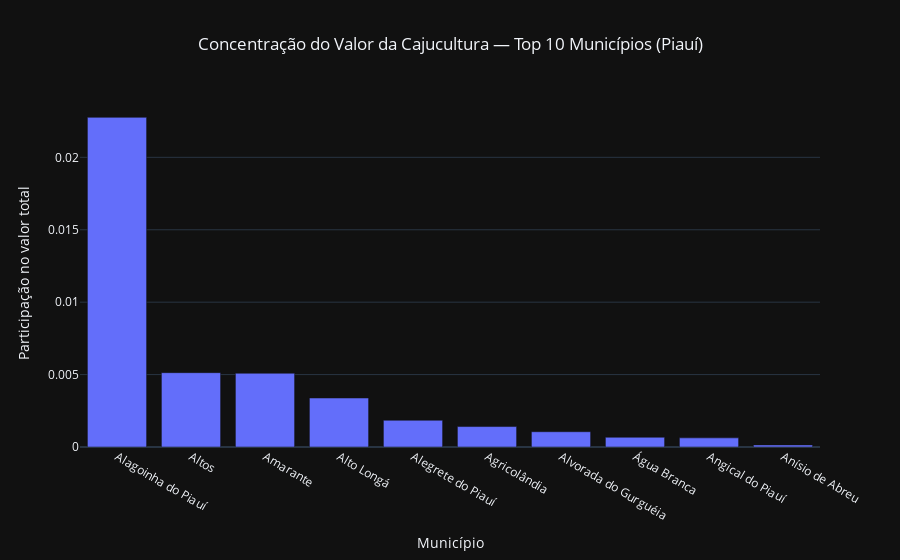

The code cell stored with this chart in its notebook:
### Markdown cell above
# VISUALIZAÇÕES (GRÁFICOS)

Agora transformamos isso em leitura visual clara.

### Code cell
# Visualização da concentração do valor da produção por município
top_valor = concentracao.sort_values(
    by="participacao_valor",
    ascending=False
).head(10)

fig = px.bar(
    top_valor,
    x="nome_municipio",
    y="participacao_valor",
    title="Concentração do Valor da Cajucultura — Top 10 Municípios (Piauí)",
    labels={
        "nome_municipio": "Município",
        "participacao_valor": "Participação no valor total"
    }
)

fig.update_layout(
    template="plotly_dark",
    title_x=0.5
)

fig.show()

### Figure 1 — Plotly figure (JSON) as saved in the notebook; plotly's stock layout.template omitted (floating-point values rounded to 4 significant figures)
{"data": [{"alignmentgroup": "True", "hovertemplate": "Município=%{x}<br>Participação no valor total=%{y}<extra></extra>", "legendgroup": "", "marker": {"color": "#636efa", "pattern": {"shape": ""}}, "name": "", "offsetgroup": "", "orientation": "v", "showlegend": false, "textposition": "auto", "type": "bar", "x": ["Alagoinha do Piauí", "Altos", "Amarante", "Alto Longá", "Alegrete do Piauí", "Agricolândia", "Alvorada do Gurguéia", "Água Branca", "Angical do Piauí", "Anísio de Abreu"], "xaxis": "x", "y": [0.02276, 0.005131, 0.005092, 0.003384, 0.001846, 0.001411, 0.001054, 0.0006721, 0.0006301, 0.0001445], "yaxis": "y"}], "layout": {"barmode": "relative", "legend": {"tracegroupgap": 0}, "title": {"text": "Concentração do Valor da Cajucultura — Top 10 Municípios (Piauí)", "x": 0.5}, "xaxis": {"anchor": "y", "domain": [0, 1], "title": {"text": "Município"}}, "yaxis": {"anchor": "x", "domain": [0, 1], "title": {"text": "Participação no valor total"}}}}
